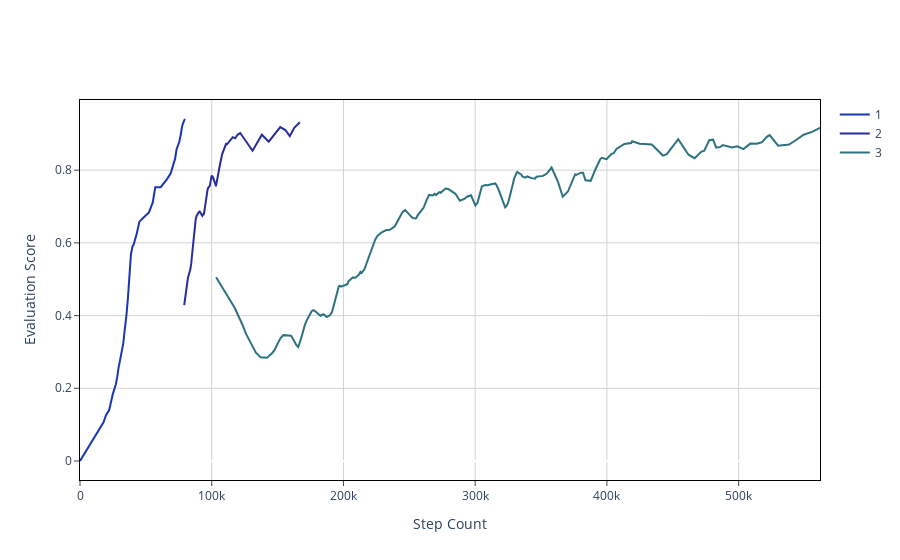
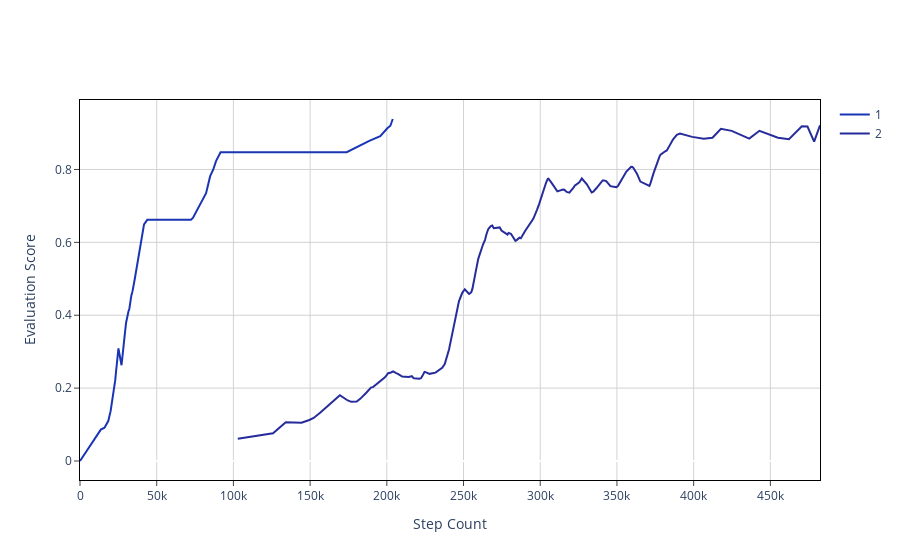

The cell these charts' notebook holds for them, in order:
### Code cell
vis.plot_trajectories(
    [stats_curr_full, stats_curr_skip],
    as_separate_figs=True,
    time_domain='steps',
    show=True,
)
